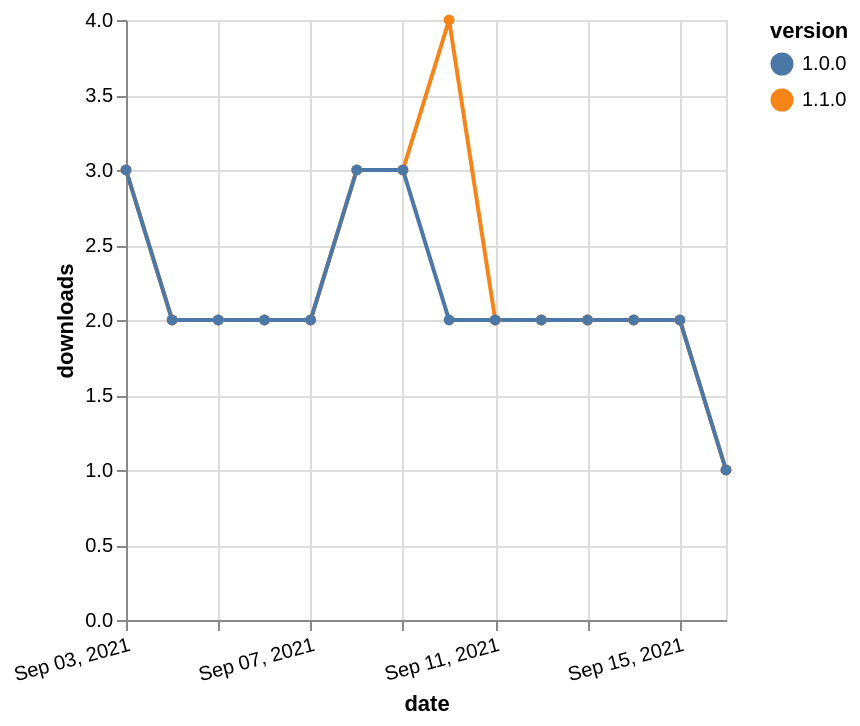

This figure's Vega-Lite source:
### Vega-Lite specification from a JSON file in a GitHub repository (floating-point values rounded to 4 significant figures)
{"$schema": "https://vega.github.io/schema/vega-lite/v5.json", "description": "A simple bar chart with embedded data.", "data": {"values": [{"date": "2021-09-03", "total": 149, "delta": 3, "version": "1.1.0"}, {"date": "2021-09-04", "total": 151, "delta": 2, "version": "1.1.0"}, {"date": "2021-09-05", "total": 153, "delta": 2, "version": "1.1.0"}, {"date": "2021-09-06", "total": 155, "delta": 2, "version": "1.1.0"}, {"date": "2021-09-07", "total": 157, "delta": 2, "version": "1.1.0"}, {"date": "2021-09-08", "total": 160, "delta": 3, "version": "1.1.0"}, {"date": "2021-09-09", "total": 163, "delta": 3, "version": "1.1.0"}, {"date": "2021-09-10", "total": 167, "delta": 4, "version": "1.1.0"}, {"date": "2021-09-11", "total": 169, "delta": 2, "version": "1.1.0"}, {"date": "2021-09-12", "total": 171, "delta": 2, "version": "1.1.0"}, {"date": "2021-09-13", "total": 173, "delta": 2, "version": "1.1.0"}, {"date": "2021-09-14", "total": 175, "delta": 2, "version": "1.1.0"}, {"date": "2021-09-15", "total": 177, "delta": 2, "version": "1.1.0"}, {"date": "2021-09-16", "total": 178, "delta": 1, "version": "1.1.0"}, {"date": "2021-09-03", "total": 164, "delta": 3, "version": "1.0.0"}, {"date": "2021-09-04", "total": 166, "delta": 2, "version": "1.0.0"}, {"date": "2021-09-05", "total": 168, "delta": 2, "version": "1.0.0"}, {"date": "2021-09-06", "total": 170, "delta": 2, "version": "1.0.0"}, {"date": "2021-09-07", "total": 172, "delta": 2, "version": "1.0.0"}, {"date": "2021-09-08", "total": 175, "delta": 3, "version": "1.0.0"}, {"date": "2021-09-09", "total": 178, "delta": 3, "version": "1.0.0"}, {"date": "2021-09-10", "total": 180, "delta": 2, "version": "1.0.0"}, {"date": "2021-09-11", "total": 182, "delta": 2, "version": "1.0.0"}, {"date": "2021-09-12", "total": 184, "delta": 2, "version": "1.0.0"}, {"date": "2021-09-13", "total": 186, "delta": 2, "version": "1.0.0"}, {"date": "2021-09-14", "total": 188, "delta": 2, "version": "1.0.0"}, {"date": "2021-09-15", "total": 190, "delta": 2, "version": "1.0.0"}, {"date": "2021-09-16", "total": 191, "delta": 1, "version": "1.0.0"}]}, "width": "container", "mark": {"type": "line", "point": {"filled": true}}, "encoding": {"x": {"field": "date", "type": "temporal", "timeUnit": "yearmonthdate", "title": "date", "axis": {"labelAngle": -15}}, "y": {"field": "delta", "type": "quantitative", "title": "downloads"}, "color": {"field": "version", "type": "nominal"}, "tooltip": {"field": "delta"}}}
